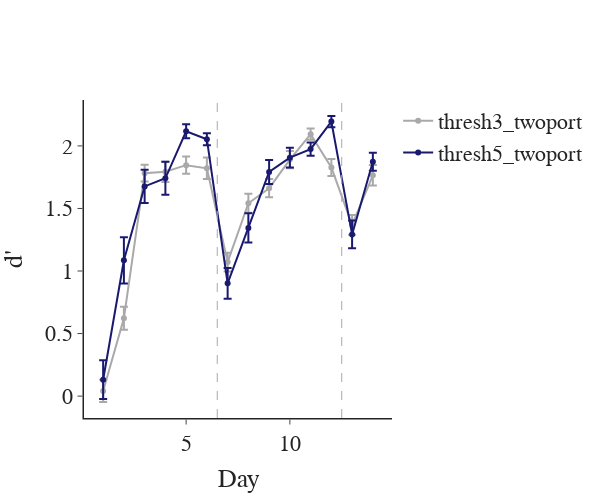

The notebook cell this image was saved under:
### Code cell
## dprime across contexts
fig = pf.plot_behavior_across_days(data=metrics, x_var='day', y_var='dprime', groupby_var=['day', 'group'], plot_transitions=[6.5, 12.5],
                                   transition_color=[chance_color, chance_color], width=600,
                                   x_title='Day', y_title="d'", marker_color=two_color_plots, expert_line=False, chance=False, plot_datapoints=False)
fig.show()
fig.write_image(pjoin(fig_path, 'dprime_across_days.png'))

### Figure 1 — Plotly figure (JSON) as saved in the notebook; plotly's stock layout.template omitted (floating-point values rounded to 4 significant figures)
{"data": [{"error_y": {"array": [0.08901, 0.09178, 0.06769, 0.081, 0.06934, 0.08577, 0.07503, 0.07554, 0.07318, 0.0681, 0.04482, 0.06873, 0.07832, 0.0817], "type": "data"}, "line": {"color": "darkgrey"}, "mode": "lines+markers", "name": "thresh3_twoport", "showlegend": true, "type": "scatter", "x": [1, 2, 3, 4, 5, 6, 7, 8, 9, 10, 11, 12, 13, 14], "y": [0.04113, 0.6216, 1.782, 1.793, 1.846, 1.821, 1.071, 1.541, 1.662, 1.89, 2.094, 1.828, 1.369, 1.765]}, {"error_y": {"array": [0.155, 0.1849, 0.1333, 0.1314, 0.05636, 0.04864, 0.1226, 0.1166, 0.09645, 0.07865, 0.05216, 0.04518, 0.1116, 0.07142], "type": "data"}, "line": {"color": "midnightblue"}, "mode": "lines+markers", "name": "thresh5_twoport", "showlegend": true, "type": "scatter", "x": [1, 2, 3, 4, 5, 6, 7, 8, 9, 10, 11, 12, 13, 14], "y": [0.131, 1.086, 1.676, 1.741, 2.117, 2.053, 0.9012, 1.345, 1.792, 1.906, 1.974, 2.195, 1.293, 1.874]}], "layout": {"font": {"family": "Arial", "size": 22}, "height": 500, "shapes": [{"line": {"color": "darkgrey", "dash": "dash", "width": 1}, "opacity": 1, "type": "line", "x0": 6.5, "x1": 6.5, "xref": "x", "y0": 0, "y1": 1, "yref": "y domain"}, {"line": {"color": "darkgrey", "dash": "dash", "width": 1}, "opacity": 1, "type": "line", "x0": 12.5, "x1": 12.5, "xref": "x", "y0": 0, "y1": 1, "yref": "y domain"}], "title": {"x": 0.5, "xanchor": "center", "y": 0.9, "yanchor": "top"}, "width": 600, "xaxis": {"anchor": "y", "domain": [0, 1], "linewidth": 1.5, "title": {"text": "Day"}}, "yaxis": {"anchor": "x", "domain": [0, 1], "linewidth": 1.5, "title": {"text": "d'"}}}}
